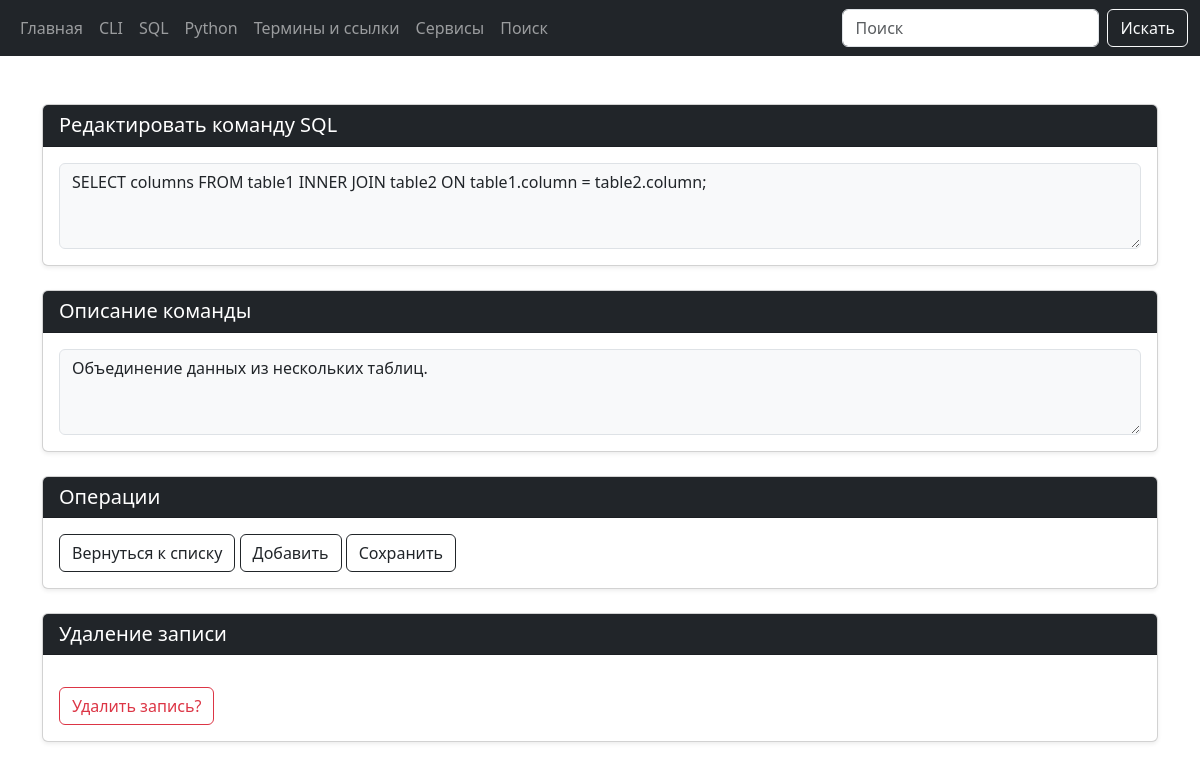
The page /sql/edit/1180/ on the database its author committed.
### tables this page shows
CREATE TABLE "sql" (
  [sql_id] INTEGER PRIMARY KEY AUTOINCREMENT,
  [sql_name] TEXT NOT NULL,
  [sql_command] TEXT NOT NULL,
  [sql_date_add] TIMESTAMP DEFAULT CURRENT_TIMESTAMP,
  [sql_date_edit] TEXT
);

### modules/sql/edit_sql_command.py (the view, shortened to what this page needs)
@bp.route("/sql/edit/<int:sql_id>/", methods=("GET", "POST"))
def edit_sql_command(sql_id):
    conn = connect.get_db_connection()
    edit_sql_command_view = conn.execute("SELECT * FROM sql WHERE sql_id = ?",
                                         (sql_id,)).fetchone()
    return render_template("sql/edit_sql_command.html", edit_sql_command_view=edit_sql_command_view)

### modules/connect.py (called while the page is built)
def get_db_connection():
    db_path = os.path.join(BASE_DIR, '../database.db')
    conn = sqlite3.connect(db_path, timeout=30)
    conn.row_factory = sqlite3.Row
    return conn

### templates/sql/edit_sql_command.html (shortened to what this page needs)
{% extends 'base.html' %}
{% block content %}
<div class="container mt-5">
    <form method="post">
        <div class="card mb-4 shadow-sm">
            <div class="card-header bg-dark text-white">
                <label for="sql_command" class="h5 mb-0">Редактировать команду SQL</label>
            </div>
            <div class="card-body">
                <textarea class="form-control bg-light text-dark" id="sql_command" name="sql_command" rows="3"
                    placeholder="Введите команду" required>{{ edit_sql_command_view.sql_command }}</textarea>
            </div>
        </div>
        <div class="card mb-4 shadow-sm">
            <div class="card-header bg-dark text-white">
                <label for="sql_name" class="h5 mb-0">Описание команды</label>
            </div>
            <div class="card-body">
                <textarea class="form-control bg-light text-dark" id="sql_name" name="sql_name" rows="3"
                    placeholder="Введите описание команды" required>{{ edit_sql_command_view.sql_name }}</textarea>
            </div>
        </div>
        <div class="card mb-4 shadow-sm">
            <div class="card-header bg-dark text-white">
                <div class="h5 mb-0">Операции</div>
            </div>
            <div class="card-body">
                <a href="{{ url_for('sql_list_commands.sql_list_commands') }}" class="btn btn-outline-dark"> Вернуться к списку
                </a>
                <a href="{{ url_for('add_sql_command.add_sql_command') }}" class="btn btn-outline-dark"> Добавить</a>
                <button type="submit" class="btn btn-outline-dark"> Сохранить</button>
            </div>
        </div>
    </form>
    <div class="card mb-4 shadow-sm">
        <div class="card-header bg-dark text-white">
            <div class="h5 mb-0">Удаление записи</div>
        </div>
        <div class="card-body">
            <form action="{{ url_for('delete_sql_command.delete_sql_command', sql_id=edit_sql_command_view['sql_id'])}}"
                method="POST" class="mt-3">
                <button type="submit" class="btn btn-outline-danger"
                    onclick="return confirm('Вы уверены что хотите удалить запись?')">
                     Удалить запись?
                </button>
            </form>
        </div>
    </div>
    {% endblock %}

### rows shown on the page
sql: sql_command "SELECT columns FROM table1 INNER JOIN table2 ON table1.column = table2.column;", sql_name "Объединение данных из нескольких таблиц."
